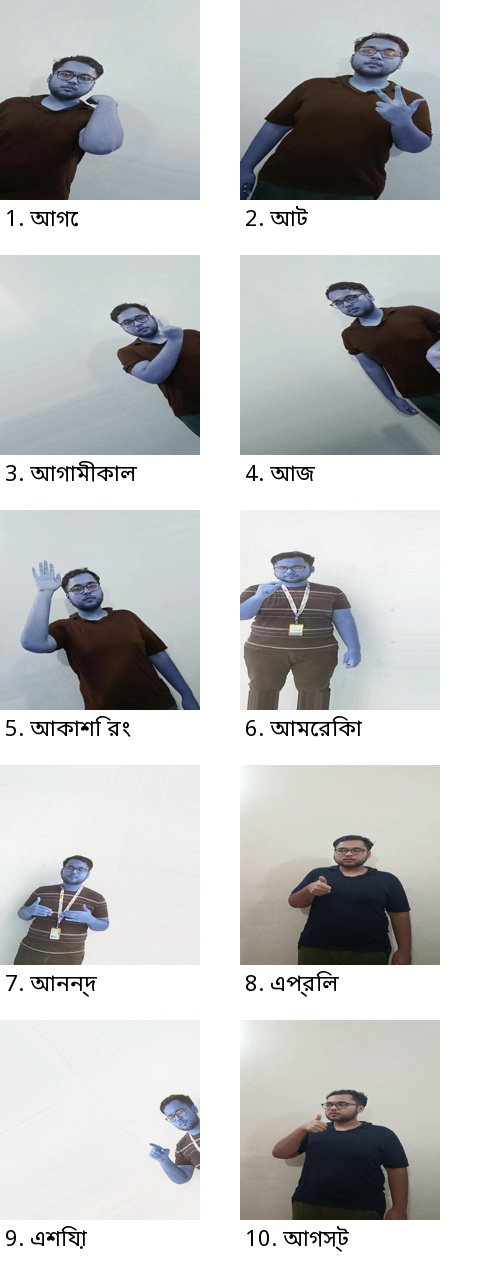
#> input picture reports/bdsl126_10_sign_samples.jpg, 480 x 1275 px, given as the content of the folder datasets/processed/bdsl126_classify_clean_v2/val, which was not available
$ python view_bdsl126_samples.py
#> lines starting #> are read from the running program, lines starting #| are printed output that depends on the picture; after the words box and inside, x2 and y2 are one past the last pixel; in counts of white or black regions, pixels touching at a corner belong together

from pathlib import Path
import random
import cv2
import numpy as np

root = Path("datasets/processed/bdsl126_classify_clean_v2/val")
output = Path("reports/bdsl126_20_samples.jpg")

files = [
    p for p in root.rglob("*")
    if p.suffix.lower() in {".jpg", ".jpeg", ".png"}
    and "_frame" not in p.name
]

random.seed(42)
samples = random.sample(files, min(20, len(files)))

cell_w, cell_h = 240, 240
cols = 4
rows = (len(samples) + cols - 1) // cols

sheet = np.full(
    (rows * cell_h, cols * cell_w, 3),
    255,
    dtype=np.uint8
)

for i, path in enumerate(samples):
    image = cv2.imread(str(path))
#> image is the input picture: shape (1275, 480, 3); mean B, G, R 197.8, 197.1, 196
    if image is None:
        continue

    image = cv2.resize(image, (cell_w, 205))
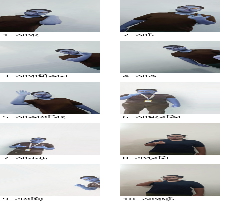
#> image: shape (205, 240, 3); mean B, G, R 198.7, 198, 196.9
    x = (i % cols) * cell_w
    y = (i // cols) * cell_h

    sheet[y:y+205, x:x+cell_w] = image
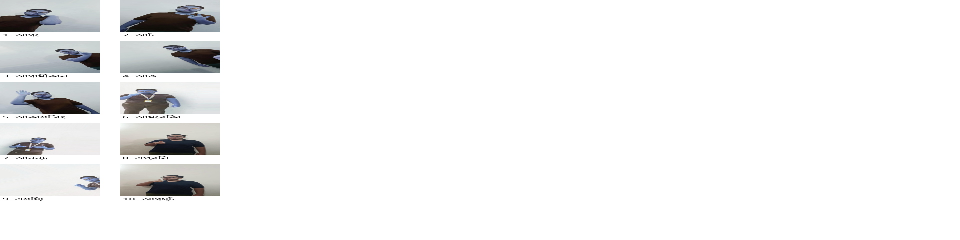
#> sheet: shape (240, 960, 3); mean B, G, R 243, 242.8, 242.6

    label = path.parent.name
    cv2.putText(
        sheet, label, (x + 5, y + 228),
        cv2.FONT_HERSHEY_SIMPLEX, 0.55,
        (0, 0, 0), 2
    )
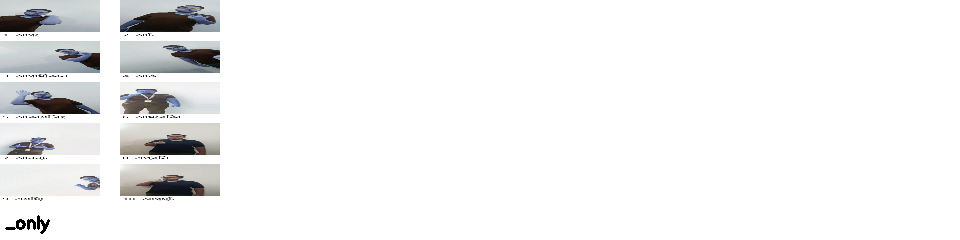
#> sheet: shape (240, 960, 3); 0.12% of pixels changed, all inside (x1, y1, x2, y2) = (5, 215, 50, 234)

output.parent.mkdir(parents=True, exist_ok=True)
cv2.imwrite(str(output), sheet)

print("Contact sheet saved:", output)

$ run again, on reports/bharot_beguni_comparison.jpg
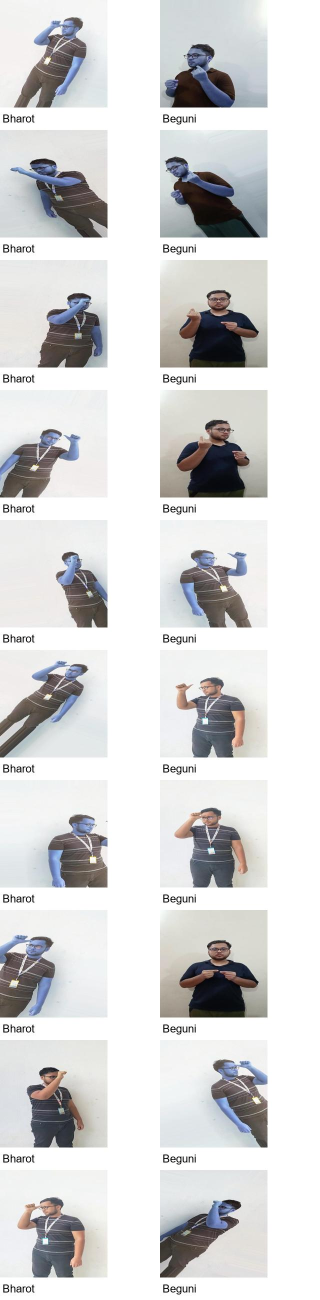
#> input picture reports/bharot_beguni_comparison.jpg, 640 x 2600 px, given as the content of the folder datasets/processed/bdsl126_classify_clean_v2/val, which was not available (shown at 1/2 size)
#> image is the input picture: shape (2600, 640, 3); mean B, G, R 215.3, 214.9, 215
#> `image = cv2.resize(image, (cell_w, 205))`:
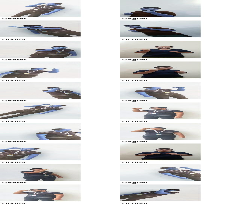
#> image: shape (205, 240, 3); mean B, G, R 215.7, 215.4, 215.4
#> `cv2.putText( sheet, label, (x + 5, y + 228), cv2.FONT_HERSHEY_SIMPLEX,..`:
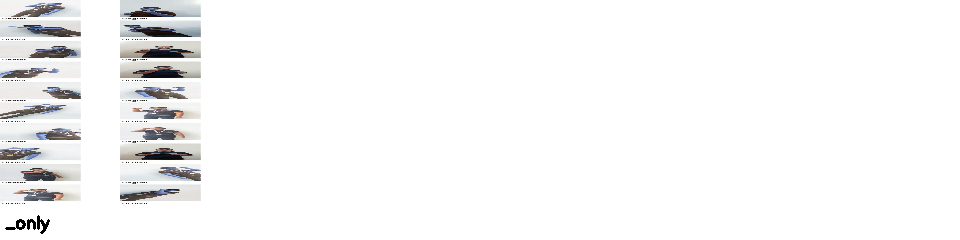
#> sheet: shape (240, 960, 3); mean B, G, R 246.3, 246.2, 246.2

$ run again, on reports/clean_model_error_samples.jpg
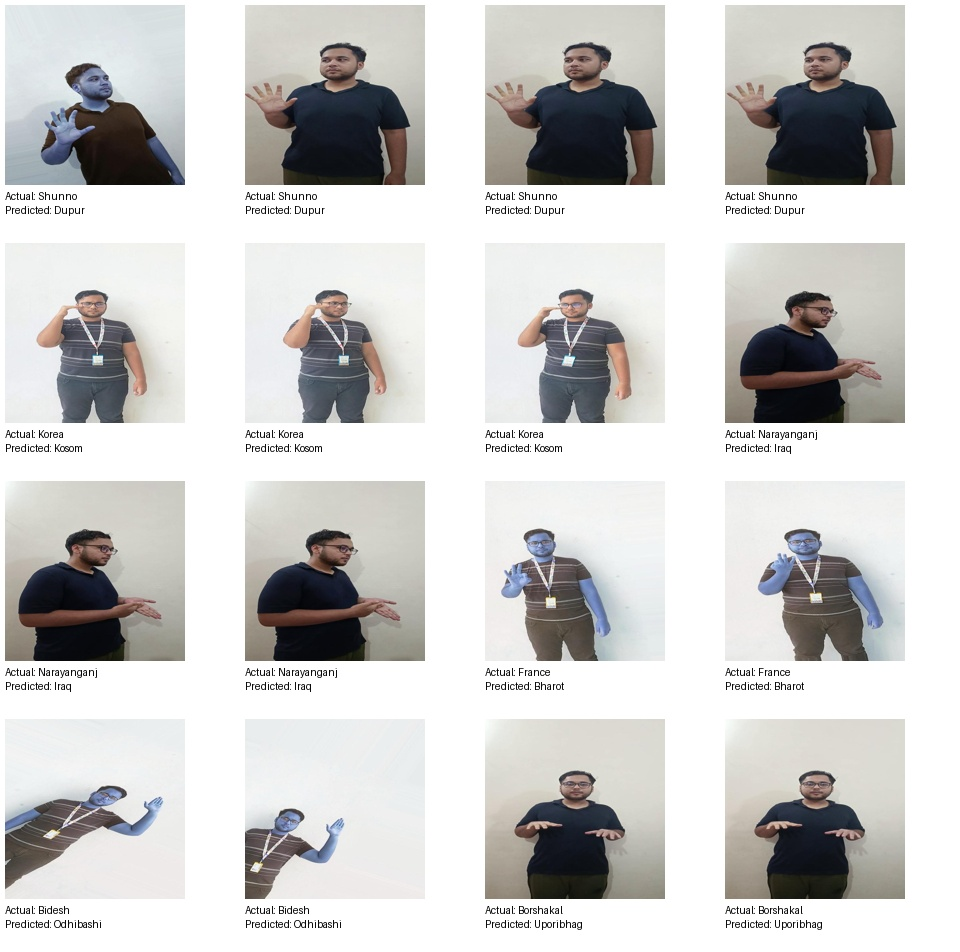
#> input picture reports/clean_model_error_samples.jpg, 960 x 952 px, given as the content of the folder datasets/processed/bdsl126_classify_clean_v2/val, which was not available
#> image is the input picture: shape (952, 960, 3); mean B, G, R 203.8, 204.9, 205.6
#> `image = cv2.resize(image, (cell_w, 205))`:
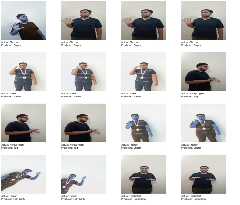
#> image: shape (205, 240, 3); mean B, G, R 203.7, 204.8, 205.5
#> `cv2.putText( sheet, label, (x + 5, y + 228), cv2.FONT_HERSHEY_SIMPLEX,..`:
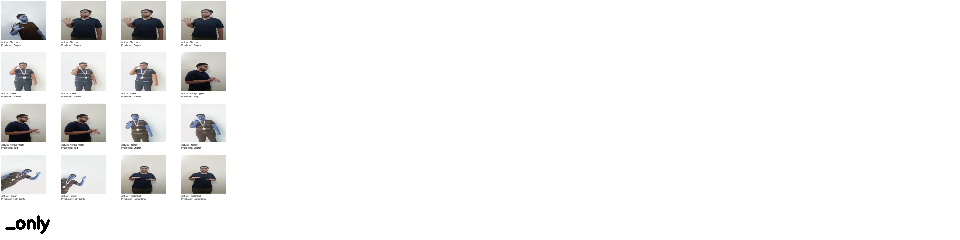
#> sheet: shape (240, 960, 3); mean B, G, R 243.7, 244, 244.1
